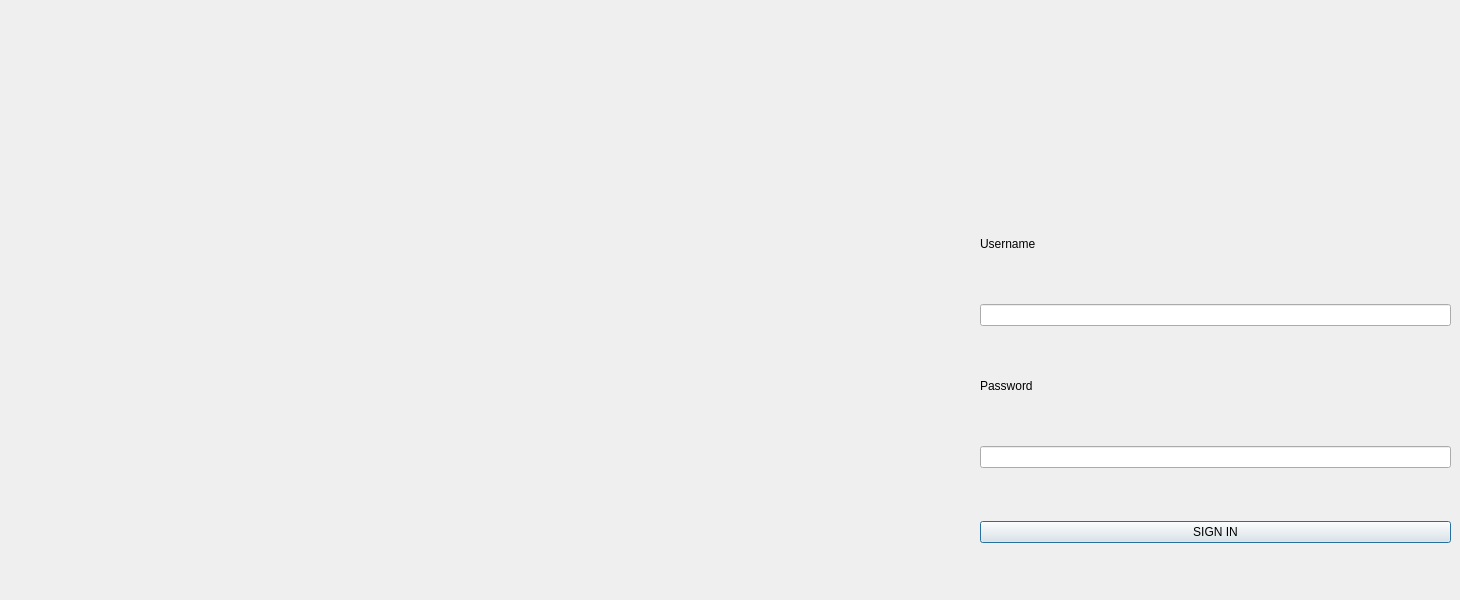
    <widget class="QWidget" name="login_page">
     <widget class="QWidget" name="verticalLayoutWidget">
      <property name="geometry">
       <rect>
        <x>980</x>
        <y>190</y>
        <width>471</width>
        <height>401</height>
       </rect>
      </property>
      <layout class="QVBoxLayout" name="verticalLayout">
       <item>
        <widget class="QLabel" name="username_label">
         <property name="sizePolicy">
          <sizepolicy hsizetype="Preferred" vsizetype="Fixed">
           <horstretch>0</horstretch>
           <verstretch>0</verstretch>
          </sizepolicy>
         </property>
         <property name="text">
          <string>Username</string>
         </property>
        </widget>
       </item>
       <item>
        <widget class="QLineEdit" name="username_input">
         <property name="minimumSize">
          <size>
           <width>0</width>
           <height>0</height>
          </size>
         </property>
        </widget>
       </item>
       <item>
        <widget class="QLabel" name="password_label">
         <property name="sizePolicy">
          <sizepolicy hsizetype="Preferred" vsizetype="Fixed">
           <horstretch>0</horstretch>
           <verstretch>0</verstretch>
          </sizepolicy>
         </property>
         <property name="text">
          <string>Password</string>
         </property>
        </widget>
       </item>
       <item>
        <widget class="QLineEdit" name="password_input">
         <property name="echoMode">
          <enum>QLineEdit::EchoMode::Password</enum>
         </property>
        </widget>
       </item>
       <item>
        <widget class="QPushButton" name="login_button">
         <property name="cursor">
          <cursorShape>PointingHandCursor</cursorShape>
         </property>
         <property name="text">
          <string>SIGN IN</string>
         </property>
         <property name="default">
          <bool>true</bool>
         </property>
        </widget>
       </item>
      </layout>
     </widget>
    </widget>
